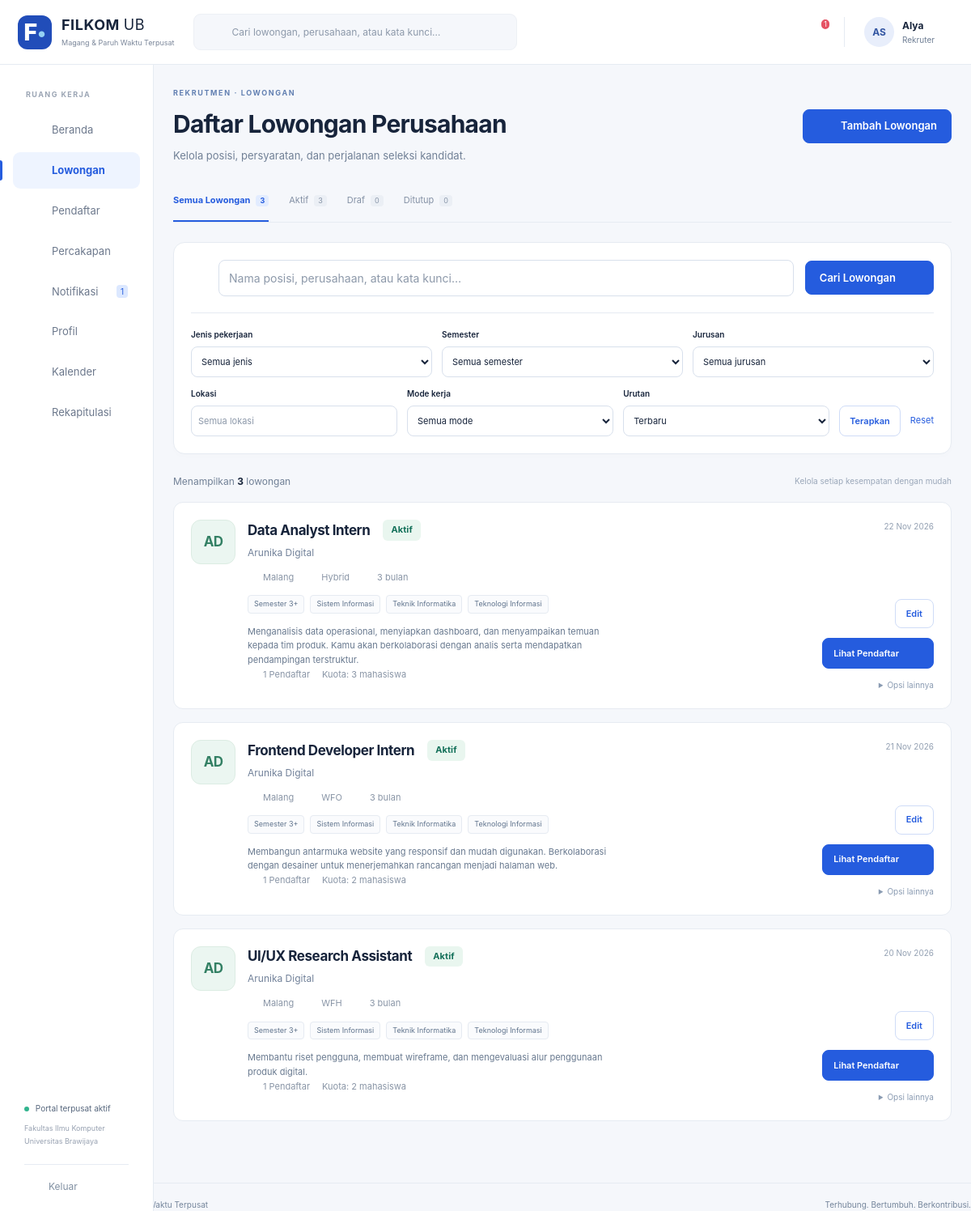
/index.php?r=lowongan (signed in), run on the app's committed database.
### tables this page shows
CREATE TABLE AKUN (
 idAkun INT AUTO_INCREMENT PRIMARY KEY, username VARCHAR(100) NOT NULL UNIQUE, email VARCHAR(100) NOT NULL UNIQUE,
 passwordHash VARCHAR(255) NOT NULL, namaPengguna VARCHAR(100) NOT NULL,
 role ENUM('Mahasiswa','Rekruter','Admin') NOT NULL, aktif TINYINT(1) NOT NULL DEFAULT 1,
 idMahasiswa INT NULL UNIQUE,idPerusahaan INT NULL,
 FOREIGN KEY(idMahasiswa) REFERENCES MAHASISWA(idMahasiswa), FOREIGN KEY(idPerusahaan) REFERENCES PERUSAHAAN(idPerusahaan),
 CONSTRAINT CK_AKUN_ROLE CHECK ((role='Mahasiswa' AND idMahasiswa IS NOT NULL AND idPerusahaan IS NULL) OR (role='Rekruter' AND idPerusahaan IS NOT NULL AND idMahasiswa IS NULL) OR (role='Admin' AND idMahasiswa IS NULL AND idPerusahaan IS NULL))
);

CREATE TABLE LOWONGAN (
 idLowongan INT AUTO_INCREMENT PRIMARY KEY,namaLowongan VARCHAR(100) NOT NULL,jenisPekerjaan VARCHAR(50) NOT NULL,
 modeKerja VARCHAR(50) NOT NULL,lokasiPenempatan VARCHAR(100) NOT NULL,tingkatSemesterMinimal INT NOT NULL,
 targetJurusan TEXT NOT NULL,deskripsi TEXT NOT NULL,dokumenPersyaratan TEXT NOT NULL,
 statusLowongan VARCHAR(20) NOT NULL DEFAULT 'Draf',tanggalDibuat DATETIME NOT NULL DEFAULT CURRENT_TIMESTAMP,idPerusahaan INT NOT NULL,
 batasLamaran DATE NULL,kuota INT NOT NULL DEFAULT 1,durasiBulan INT NOT NULL DEFAULT 3,
 uangSaku DECIMAL(12,0) NOT NULL DEFAULT 0,konversiSKS INT NOT NULL DEFAULT 0,kualifikasi TEXT,dihapusPada DATETIME NULL,
 FOREIGN KEY(idPerusahaan) REFERENCES PERUSAHAAN(idPerusahaan), INDEX IDX_LOWONGAN_STATUS(statusLowongan,idPerusahaan)
);

CREATE TABLE PERUSAHAAN (
 idPerusahaan INT AUTO_INCREMENT PRIMARY KEY, namaPerusahaan VARCHAR(100) NOT NULL,
 alamat TEXT NOT NULL, emailPerusahaan VARCHAR(100) NOT NULL UNIQUE,
 statusVerifikasi VARCHAR(20) NOT NULL DEFAULT 'Menunggu', bidangUsaha VARCHAR(100) NOT NULL DEFAULT '',
 kontak VARCHAR(30) NOT NULL DEFAULT '', deskripsi TEXT, website VARCHAR(250) NOT NULL DEFAULT '',
 catatanVerifikasi TEXT, dihapusPada DATETIME NULL, dibuatPada DATETIME NOT NULL DEFAULT CURRENT_TIMESTAMP
);

### app/Views/lowongan/index.php (the view, shortened to what the rows shown need)
<?php $recruiter=$currentUser['role']==='Rekruter';$heading=$recruiter?'Daftar Lowongan Perusahaan':'Temukan kesempatanmu.';$kicker=$recruiter?'REKRUTMEN · LOWONGAN':'EKSPLORASI · LOWONGAN';$subtitle=$recruiter?'Kelola posisi, persyaratan, dan perjalanan seleksi kandidat.':'Jelajahi magang dan pekerjaan paruh waktu yang sesuai dengan arahmu.';$headingAction=$recruiter?'<a class="button" href="'.e(url('lowongan/form',['baru'=>1])).'">'.icon('plus').' Tambah Lowongan</a>':'';require ROOT.'/app/Views/components/heading.php'; ?>
<?php if($recruiter):$all=$semuaLowongan;?><div class="tabs"><?php foreach([''=>'Semua Lowongan','Aktif'=>'Aktif','Draf'=>'Draf','Ditutup'=>'Ditutup'] as $s=>$label):$count=$s?count(array_filter($all,fn($x)=>$x['statusLowongan']===$s)):count($all);?><a class="<?= query('status')===$s?'active':'' ?>" href="<?= e(url('lowongan',['status'=>$s])) ?>"><?= e($label) ?><span><?= $count ?></span></a><?php endforeach;?></div><?php endif;?>
<div class="job-list"><?php foreach($daftarLowongan as $l):?><article class="job-card"><div class="company-avatar tone-<?= (int)$l['idPerusahaan']%3 ?>"><?= e(initials($l['namaPerusahaan'])) ?></div><div class="job-info"><div class="job-title-row"><h2><a href="<?= e(url('lowongan/detail',['id'=>$l['idLowongan']])) ?>"><?= e($l['namaLowongan']) ?></a></h2><?php if($recruiter):?><?= badge($l['statusLowongan']) ?><?php else:?><span class="badge blue"><?= e($l['jenisPekerjaan']) ?></span><?php endif;?></div><p class="company-name"><?= e($l['namaPerusahaan']) ?></p><div class="job-meta"><span><?= icon('location') ?><?= e($l['lokasiPenempatan']) ?></span><span><?= icon('briefcase') ?><?= e($l['modeKerja']) ?></span><span><?= icon('clock') ?><?= (int)$l['durasiBulan'] ?> bulan</span></div><div class="tags"><span>Semester <?= e($l['tingkatSemesterMinimal']) ?>+</span><?php foreach(array_slice($l['targetJurusan'],0,3) as $j):?><span><?= e($j) ?></span><?php endforeach;?></div><p class="job-description"><?= e(mb_strimwidth($l['deskripsi'],0,180,'…')) ?></p><?php if($recruiter):?><p class="job-meta"><span><?= icon('user') ?><?= (int)$l['jumlahPendaftar'] ?> Pendaftar</span><span>Kuota: <?= (int)$l['kuota'] ?> mahasiswa</span></p><?php endif;?></div><div class="job-right"><time><?= icon('calendar') ?><?= tanggal($l['tanggalDibuat']) ?></time><div class="job-actions"><?php if($recruiter):?><a class="button secondary" href="<?= e(url('lowongan/form',['id'=>$l['idLowongan'],'baru'=>1])) ?>">Edit</a><a class="button" href="<?= e(url('pendaftar',['lowongan'=>$l['idLowongan']])) ?>">Lihat Pendaftar <?= icon('arrow') ?></a><details class="more-menu"><summary>Opsi lainnya</summary><form method="post" action="<?= e(url('lowongan/status')) ?>"><?= csrf() ?><input type="hidden" name="id" value="<?= $l['idLowongan'] ?>"><?php if($l['statusLowongan']==='Aktif'):?><button name="aksi" value="tutup">Tutup lowongan</button><?php endif;?><button name="aksi" value="hapus">Hapus lowongan</button></form></details><?php else:?><strong class="job-salary"><?= rupiah($l['uangSaku']) ?><small><?= (float)$l['uangSaku']>0?'/ bulan':'' ?></small></strong><a class="button secondary" href="<?= e(url('lowongan/detail',['id'=>$l['idLowongan']])) ?>">Lihat Detail <?= icon('arrow') ?></a><?php endif;?></div></div></article><?php endforeach; ?>
</div>

### app/Views/layout/header.php (shortened to what the rows shown need)
<!doctype html>
<html lang="id"><head><meta charset="utf-8"><meta name="viewport" content="width=device-width,initial-scale=1">
<title><?= e($title) ?> · FILKOM Connect</title><link rel="stylesheet" href="assets/app.css">
</head><body>
<?php if($currentUser): $role=$currentUser['role'];$r=query('r','dashboard'); ?>
<header class="topbar"><a class="brand" href="<?= e(url()) ?>"><span class="brand-icon">F<span>•</span></span><span><strong>FILKOM <span class="brand-light">UB</span></strong><small>Magang &amp; Paruh Waktu Terpusat</small></span></a>
<form class="global-search" action="index.php" method="get"><input type="hidden" name="r" value="<?= $role==='Admin'?'perusahaan':'lowongan' ?>"><?= icon('search') ?><input aria-label="Pencarian global" name="keyword" placeholder="Cari lowongan, perusahaan, atau kata kunci…" value="<?= e(query('keyword')) ?>"><button class="icon-button" aria-label="Cari"><?= icon('arrow') ?></button></form>
<div class="top-actions"><form class="mobile-logout" method="post" action="<?= e(url('logout')) ?>"><?= csrf() ?><button class="icon-button" aria-label="Keluar"><?= icon('logout') ?></button></form><a class="notification-button" href="<?= e(url('notifikasi')) ?>" aria-label="Notifikasi, <?= $unread ?> belum dibaca"><?= icon('bell') ?><?php if($unread):?><span class="counter"><?= $unread>99?'99+':$unread ?></span><?php endif;?></a><div class="user-summary"><span class="avatar"><?= e(initials($currentUser['namaPengguna'])) ?></span><span><strong><?= e(explode(' ',$currentUser['namaPengguna'])[0]) ?></strong><small><?= e($role) ?></small></span></div></div></header>
<aside class="sidebar"><div class="sidebar-label">RUANG KERJA</div><nav aria-label="Navigasi utama">
<?php $nav=[['dashboard','home','Beranda']];
if($role==='Rekruter')$nav=[...$nav,['lowongan','briefcase','Lowongan'],['pendaftar','user','Pendaftar'],['chat','chat','Percakapan']];
$nav[]=['notifikasi','bell','Notifikasi'];$nav[]=['profil','user','Profil'];
if($role!=='Admin')$nav[]=['kalender','calendar','Kalender'];
if($role!=='Mahasiswa')$nav[]=['rekapitulasi','chart','Rekapitulasi'];
foreach($nav as [$link,$ic,$label]):$active=explode('/',$r)[0]===$link||($link==='pendaftar'&&str_starts_with($r,'seleksi')); ?>
<a href="<?= e(url($link)) ?>" class="nav-link <?= $active?'active':'' ?>" <?= $active?'aria-current="page"':'' ?>><?= icon($ic) ?><span><?= e($label) ?></span><?php if($link==='notifikasi'&&$unread):?><span class="nav-count"><?= $unread ?></span><?php endif;?></a>
<?php endforeach;?></nav><div class="sidebar-bottom"><div class="portal-status"><i></i> Portal terpusat aktif<small>Fakultas Ilmu Komputer<br>Universitas Brawijaya</small></div><form method="post" action="<?= e(url('logout')) ?>"><?= csrf() ?><button class="logout"><?= icon('logout') ?> Keluar</button></form></div></aside>
<main id="main" class="main-content">
<?php else: ?><main id="main" class="public-main"><?php endif; ?>

### app/Core/helpers.php (shortened to what the rows shown need)
<?php
function e(mixed $s):string {
    return htmlspecialchars((string)$s,ENT_QUOTES|ENT_SUBSTITUTE,'UTF-8');
}
function url(string $route='dashboard',array $p=[]):string {
    return 'index.php?'.http_build_query(['r'=>$route]+$p);
}
function query(string $key,string $default=''):string {
    $v=$_GET[$key]??$default;
    return is_scalar($v)?trim((string)$v):$default;
}
function tanggal(?string $date,string $format='d M Y'):string {
    return $date?date($format,strtotime($date)):'—';
}
function initials(string $s):string {
    $w=preg_split('/\s+/',trim($s));
    return mb_strtoupper(mb_substr($w[0]??'',0,1).mb_substr($w[1]??'',0,1));
}
function statusClass(string $s):string {
    return match($s) {
        'Diterima','Terverifikasi','Lolos','Sesuai','Layak','Aktif'=>'green','Ditolak','Tidak Lolos','Tidak sesuai','Tidak Layak','Dihapus'=>'red','Wawancara','Diproses','Menunggu'=>'amber','Draf','Ditutup'=>'gray',default=>'blue'
    }
    ;
}
function badge(string $s):string {
    return '<span class="badge '.statusClass($s).'">'.e($s).'</span>';
}
function icon(string $name):string {
    $paths=[ 'home'=>'<path d="m3 10 9-7 9 7v10H3Z"/><path d="M9 20v-7h6v7"/>', 'briefcase'=>'<rect x="3" y="7" width="18" height="14" rx="2"/><path d="M8 7V3h8v4M3 12c6 4 12 4 18 0M10 13h4"/>', 'file'=>'<path d="M6 3h9l4 4v14H6Z"/><path d="M14 3v5h5M9 12h7M9 16h7"/>', 'bell'=>'<path d="M5 17h14l-2-3V9a5 5 0 0 0-10 0v5ZM10 21h4"/>', 'user'=>'<circle cx="12" cy="8" r="4"/><path d="M4 21v-2a8 8 0 0 1 16 0v2"/>', 'calendar'=>'<rect x="3" y="5" width="18" height="16" rx="2"/><path d="M7 2v6M17 2v6M3 11h18M7 15h3M14 15h3"/>', 'chat'=>'<path d="M4 4h16v12H9l-5 5Z"/><path d="M8 8h8M8 12h5"/>', 'search'=>'<circle cx="10" cy="10" r="6"/><path d="m15 15 6 6"/>', 'arrow'=>'<path d="M4 12h16m-6-6 6 6-6 6"/>', 'plus'=>'<path d="M12 4v16M4 12h16"/>', 'location'=>'<path d="M19 10c0 5-7 11-7 11S5 15 5 10a7 7 0 0 1 14 0Z"/><circle cx="12" cy="10" r="2"/>', 'check'=>'<path d="m5 12 4 4L19 6"/>', 'clock'=>'<circle cx="12" cy="12" r="9"/><path d="M12 6v6l4 2"/>', 'logout'=>'<path d="M9 3H4v18h5M9 12h12m-5-5 5 5-5 5"/>', 'building'=>'<path d="M4 21V3h12v18M16 9h4v12M8 7h4M8 11h4M8 15h4M9 21v-3h3v3"/>', 'chart'=>'<path d="M4 3v18h17M8 17v-4M13 17V8M18 17V5"/>', 'shield'=>'<path d="m12 2 9 4v6c0 5-9 10-9 10S3 17 3 12V6Z"/><path d="m8 12 3 3 5-6"/>', 'download'=>'<path d="M12 3v12m-5-5 5 5 5-5M4 16v5h16v-5"/>', 'close'=>'<path d="m5 5 14 14M19 5 5 19"/>', ];
    return '<svg class="icon" viewBox="0 0 24 24" fill="none" stroke="currentColor" stroke-width="1.7" stroke-linecap="round" stroke-linejoin="round" aria-hidden="true">'.($paths[$name]??$paths['file']).'</svg>';
}

### app/Views/components/heading.php
<div class="page-heading"><div><p class="eyebrow"><?= e($kicker??'FILKOM CONNECT') ?></p><h1><?= e($heading??$title) ?></h1><?php if(!empty($subtitle)):?><p><?= e($subtitle) ?></p><?php endif;?></div><?php if(!empty($headingAction)):?><?= $headingAction ?><?php endif;?></div>

### data on the page
akun: namaPengguna "AS", namaPengguna "Alya", role "Rekruter", role "REKRUTMEN · LOWONGAN", role "Daftar Lowongan Perusahaan", role "Kelola posisi, persyaratan, dan perjalanan seleksi kandidat."
lowongan: statusLowongan "Aktif", idPerusahaan.namaPerusahaan "AD", namaLowongan "UI/UX Research Assistant", idPerusahaan.namaPerusahaan "Arunika Digital", lokasiPenempatan "Malang", modeKerja "WFH", durasiBulan "3", tingkatSemesterMinimal "3", j "Sistem Informasi", j "Teknik Informatika", j "Teknologi Informasi", deskripsi "Membantu riset pengguna, membuat wireframe, dan mengevaluasi alur penggunaan produk digital.", jumlahPendaftar "1", kuota "2", tanggalDibuat "20 Nov 2026"
lowongan: idPerusahaan.namaPerusahaan "AD", namaLowongan "Data Analyst Intern", statusLowongan "Aktif", idPerusahaan.namaPerusahaan "Arunika Digital", lokasiPenempatan "Malang", modeKerja "Hybrid", durasiBulan "3", tingkatSemesterMinimal "3", j "Sistem Informasi", j "Teknik Informatika", j "Teknologi Informasi", deskripsi "Menganalisis data operasional, menyiapkan dashboard, dan menyampaikan temuan kepada tim produk. Kamu akan berkolaborasi dengan analis serta mendapatkan pendampingan terstruktur.", jumlahPendaftar "1", kuota "3", tanggalDibuat "22 Nov 2026"
lowongan: idPerusahaan.namaPerusahaan "AD", namaLowongan "Frontend Developer Intern", statusLowongan "Aktif", idPerusahaan.namaPerusahaan "Arunika Digital", lokasiPenempatan "Malang", modeKerja "WFO", durasiBulan "3", tingkatSemesterMinimal "3", j "Sistem Informasi", j "Teknik Informatika", j "Teknologi Informasi", deskripsi "Membangun antarmuka website yang responsif dan mudah digunakan. Berkolaborasi dengan desainer untuk menerjemahkan rancangan menjadi halaman web.", jumlahPendaftar "1", kuota "2", tanggalDibuat "21 Nov 2026"

### other printed values
$unread "1"
$label "Beranda"
$label "Lowongan"
$label "Pendaftar"
$label "Percakapan"
$label "Notifikasi"
$label "Profil"
$label "Kalender"
$label "Rekapitulasi"
$label "Semua Lowongan"
$count "3"
$label "Draf"
$count "0"
$label "Ditutup"
count($daftarLowongan) "3"
